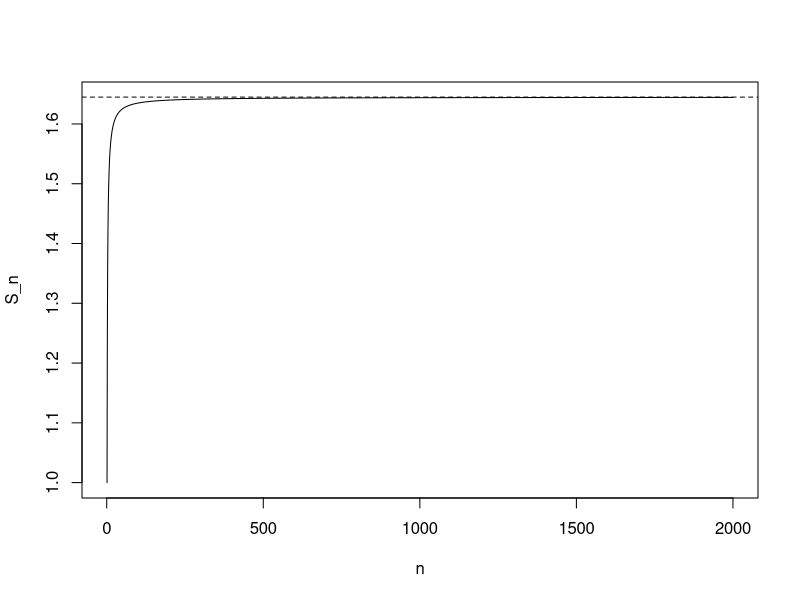
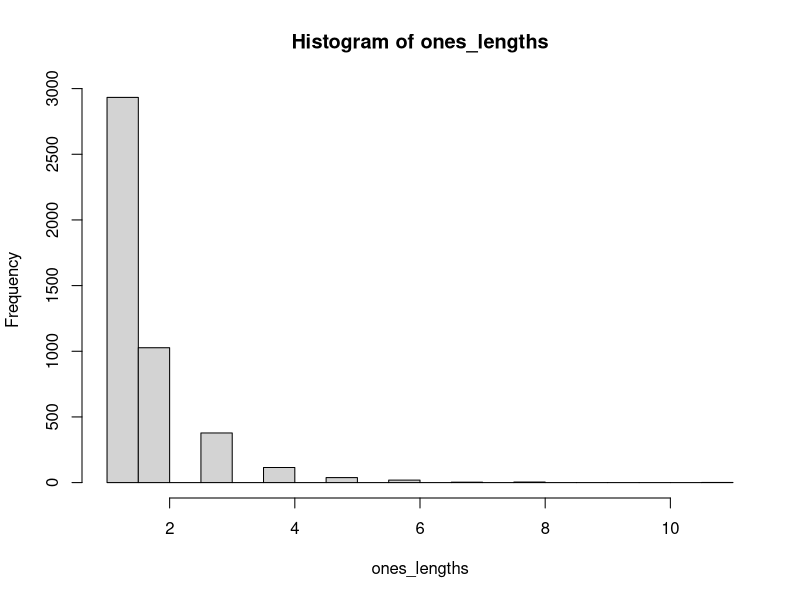

Write R code to recreate these figures, in order.
## ---- chunk 1
# Load only the allowed package
library(dslabs)
data(murders)
str(murders)
## ---- chunk 2
# Step 1: define n
n <- 150

# Step 2: create the sequence 1, 2, ..., n
x <- seq(1,n)

# Step 3: compute the sum of x
ans <- sum(x)

# Step 4: print ans
ans
## ---- chunk 3
# Examine structure
head(murders)
# Step: print the column names
# names(murders)
 #data.frame':	51 obs. of  5 variables:
 #$ state     : chr  "Alabama" "Alaska" "Arizona" "Arkansas" ...
 #$ abb       : chr  "AL" "AK" "AZ" "AR" ...
 #$ region    : Factor w/ 4 levels "Northeast","South",..: 2 4 4 2 4 4 1 2 2 2 ...
 #$ population: num  4779736 710231 6392017 2915918 37253956 ...
 #$ total     : num  135 19 232 93 1257 ...
## ---- chunk 4
# Step 1: compute murder rate per 100,000 into a vector called rate

rate <- murders$total / murders$population * 100000


# Step 2: create a logical vector called idx for states with rate < 1.2
idx <- rate < 1.2

# Step 3: subset murders using idx
murders[idx, ]
## ---- chunk 5
# Step 1: compute rate (or reuse from Q2)
rate <- murders$total / murders$population * 100000

# Step 2: create logical vectors low and ne
low <- rate < 1.2
ne <- murders$region == "Northeast"

# Step 3: combine conditions into keep
keep <- low & ne

# Step 4: subset and remove region column
out <- murders[keep, ]
out_no_region <- out[-which(names(out) == "region")]

out_no_region
## ---- chunk 6
# Step 1: compute rate
rate <- murders$total / murders$population * 100000 

# Step 2: restrict to low-rate states
low <- rate < 1.2

# Step 3: find the row index of the smallest population among those
# Hint: use which(low) and which.min(...)
i <- which(low)[which.min(murders$population[low])]

# Step 4: report as a small data frame with columns state, population, rate
data.frame(state = murders$state[i],population = murders$population[i],rate = rate[i])
## ---- chunk 7
# Step 1: compute rate
rate <- murders$total / murders$population * 100000 

# Step 2: create logical vector big for population > 8 million
big <- murders$population > 8000000

# Step 3: find the row index i of the smallest rate among big-pop states
I <- which(big)[which.min(rate[big])]

# Step 4: report state, population, rate
data.frame(state = murders$state[I],population = murders$population[I],rate = rate[I])
## ---- chunk 8
# Step 1: compute total murders by region
murders_by_region <- tapply(murders$total,murders$region,sum)

# Step 2: compute total population by region
pop_by_region <- tapply(murders$population,murders$region,sum)

# Step 3: compute rates
rate_by_region <- murders_by_region / pop_by_region * 100000

# Step 4: make a data frame with region names and rates
region_rates <- data.frame(region = names(rate_by_region),rate = rate_by_region)
region_rates
## ---- chunk 9
# Step 1: define start, end, step
start <- 5
end <- 60
step <- 3/8

# Step 2: create the sequence v
v <- seq(start,end,step)

# Step 3: show the first 6 values
head(v)

# Step 4: show the length
length(v)
## ---- chunk 10
temp_f <- c(72, 95, 41, 86, 78, 33)
city <- c("Chicago", "Lagos", "Oslo", "Rio de Janeiro", 
          "San Juan", "Toronto")
city_temps <- data.frame(name = city, temperature_f = temp_f)
city_temps
## ---- chunk 11
# Step 1: compute Celsius using (F - 32) * 5/9
city_temps$temperature_c <- (temp_f - 32) * 5/9

# Step 2: print city_temps
city_temps
## ---- chunk 12
# Step 1: write the function
euler2 <- function(n) {
  # Step: create k <- 1:n
k <- 1:n
  # Step: compute terms <- 1/(k^2)
terms <- 1 / (k^2)
  # Step: return sum(terms)
sum(terms)}

# Step 2: test
euler2(10)
euler2(100)
## ---- chunk 13
# Step 1: create n_vals <- 1:2000
n_vals <- 1:2000

# Step 2: compute S for each n using sapply
S <- sapply(n_vals,euler2)

# Step 3: plot
plot(n_vals, S, type="l", xlab="n", ylab="S_n")

# Step 4: add dashed line at pi^2/6
abline(h = pi^2/6, lty = 2)
## ---- chunk 14
test <- c("AL", "AK", "AZ", "AR", "AA")

# Step 1: create is_real
is_real <- test %in% state.abb

# Step 2: print is_real
is_real
## ---- chunk 15
test <- c("AL", "AK", "AZ", "AR", "AA")

# Step 1: create not_real using !
not_real <- test %in% state.abb

# Step 2: find index with which()
idx <- test != state.abb

# Step 3: print the entry
test[idx]
## ---- chunk 16
targets <- c("Florida", "California", "New York")

# Step 1: subset murders to those states
sub <- murders[murders$state %in% targets, ]

# Step 2: reorder rows using match()
sub_ordered <- sub[match(targets,sub$state)]

# Step 3: print sub_ordered
sub_ordered
## ---- chunk 17
vander_helper <- function(x, n) {
  # Step: create exponents 0:n
expo <- 0:n
  # Step: return x^(0:n)
return(x^expo)
}

# Test:
vander_helper(2, 6)
## ---- chunk 18
n <- 20000
p <- 0.35
set.seed(2025-9-18)
x <- sample(c(0,1), n, prob = c(1 - p, p), replace = TRUE)
## ---- chunk 19
# Step 1: compute r <- rle(x)
r <- rle(x)

# Step 2: extract ones_lengths (lengths where values == 1)
ones_lengths <- r$lengths[r$values == 1]

# Step 3: plot distribution (hist or barplot)
hist(ones_lengths, breaks = 30)

# Step 4: empirical proportions for k=1:8
tab <- table(ones_lengths)
emp_counts <-  as.numeric(tab[as.character(1:8)])
emp_counts[is.na(emp_counts)] <- 0
emp_probs <- emp_counts / length(ones_lengths)

# Step 5: theoretical probabilities (1-p)*p^(k-1)
k <- 1:8
theory_probs <- (1-p) * p^(k-1)

# Step 6: make a comparison data frame
comparison <- data.frame(run_length = k, empirical_prob = emp_probs, theory_prob = theory_probs)
comparison
## ---- chunk 20
# Step 1: state-level rate
rate <- murders$total / murders$population * 100000 

# Step 2: national average rate
national_rate <- (murders$total) / (murders$population) * 100000 

# Step 3: logical vectors high_crime and high_pop
high_crime <- rate > national_rate 
high_pop <- tapply(murders$population,murders$state,sum)

# Step 4: labels using nested ifelse
labels <- ifelse (high_crime & high_pop,"high crime, high pop",  
  ifelse (high_crime & !high_pop,"high crime,low pop","lower crime"))

# Step 5: table(labels)
table(labels)
## ---- chunk 21
# Step 1: rate vector
rate <- murders$total / murders$population * 100000 

# Step 2: 
ord <- order(rate, decreasing = TRUE)

# Step 3: 
i <- ord[12]

# Step 4: report state and rate
data.frame(state = murders$state[i], rate = rate[i])
## ---- chunk 22
compute_harmonic_mean <- function(x) {
  # Step 1: if any x <= 0, return NA
if (any(x == 0)) {return(NA)}
  # Step 2: compute n <- length(x)
n <- length(x)
  # Step 3: return n / sum(1/x)
n / sum(1/x)
}

# Test:
compute_harmonic_mean(c(1, 2, 4, 8))
## ---- chunk 23
safe_divide <- function(x, y) {
  # Step 1: compute out <- x/y
out <- x/y
  # Step 2: convert to character so you can store the message
out <- as.character(out)
  # Step 3: replace entries where y == 0
out[y == 0] <- "cant divide"

out
}

# Test:
x <- c(10, 20, 30)
y <- c(2, 0, 5)
safe_divide(x, y) # i cant make it do the thing so i had to use chatgpt for this answer
## ---- chunk 24
# Step 1: compute a named vector of rates
rate <- murders$total / murders$population * 100000
rate_named <- setNames(rate, murders$state)

classify_state_safety <- function(state_name) {
  # Step 2: check if state_name is in names(rate_named)
if (!(state_name %in% names(rate_named))){return("state not found")}
  # Step 3: pull out r <- rate_named[state_name]
r <- rate_named[state_name]
  # Step 4: return the correct label using if/else
if (r<1){"very safe"} else if (r<3) {"safe"}
else if (r<5) {"moderate"} else {"high risk"}
}

# Tests:
classify_state_safety("Vermont")
classify_state_safety("Texas")
classify_state_safety("California")
classify_state_safety("NotAState")
## ---- chunk 25
# Step 5: classify all states with sapply
cats <- sapply(murders$state, classify_state_safety)

# Step 6: count categories
table(cats)
